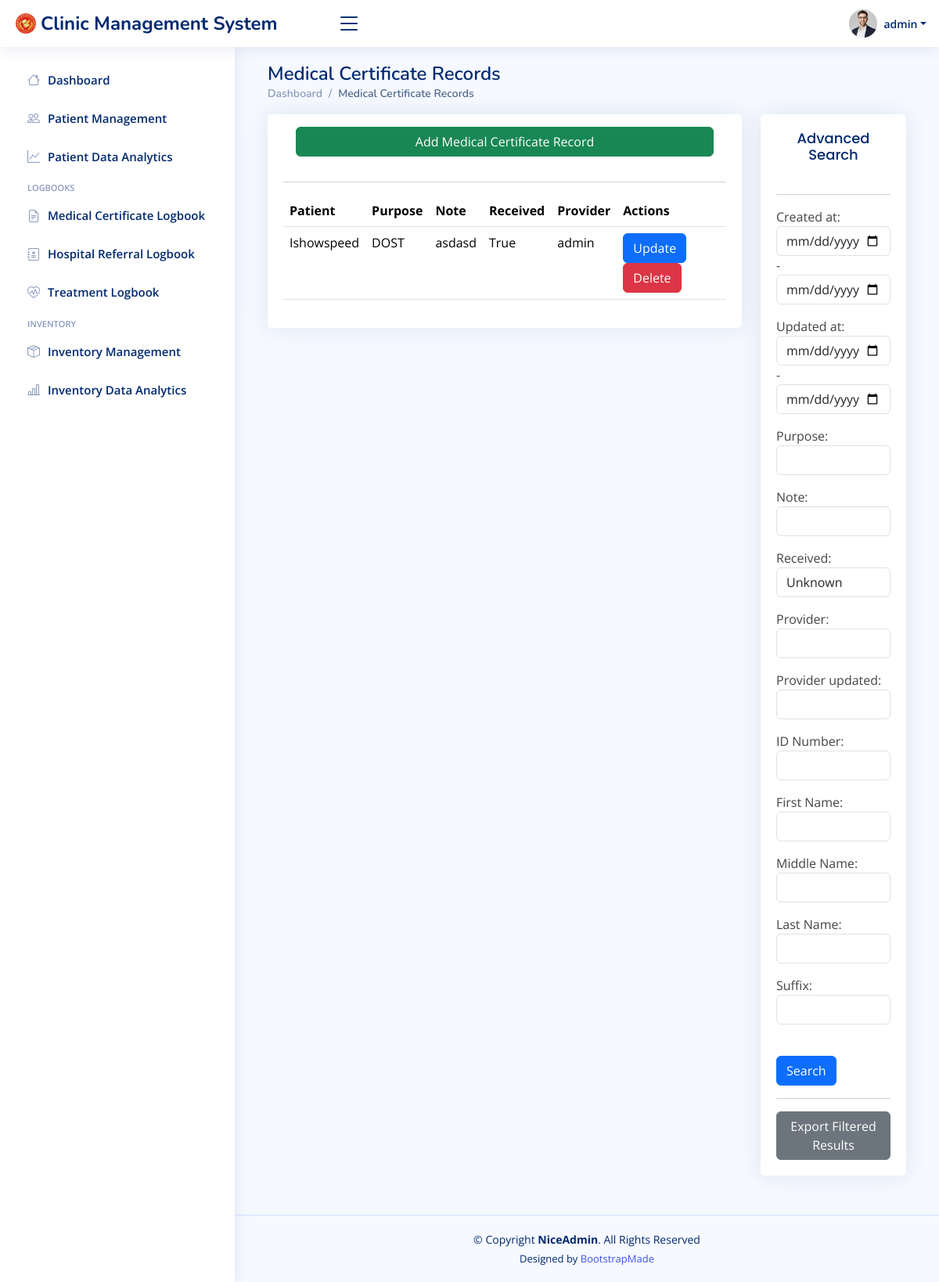
/medcertdata/ (signed in), run on an earlier commit of the app's database.
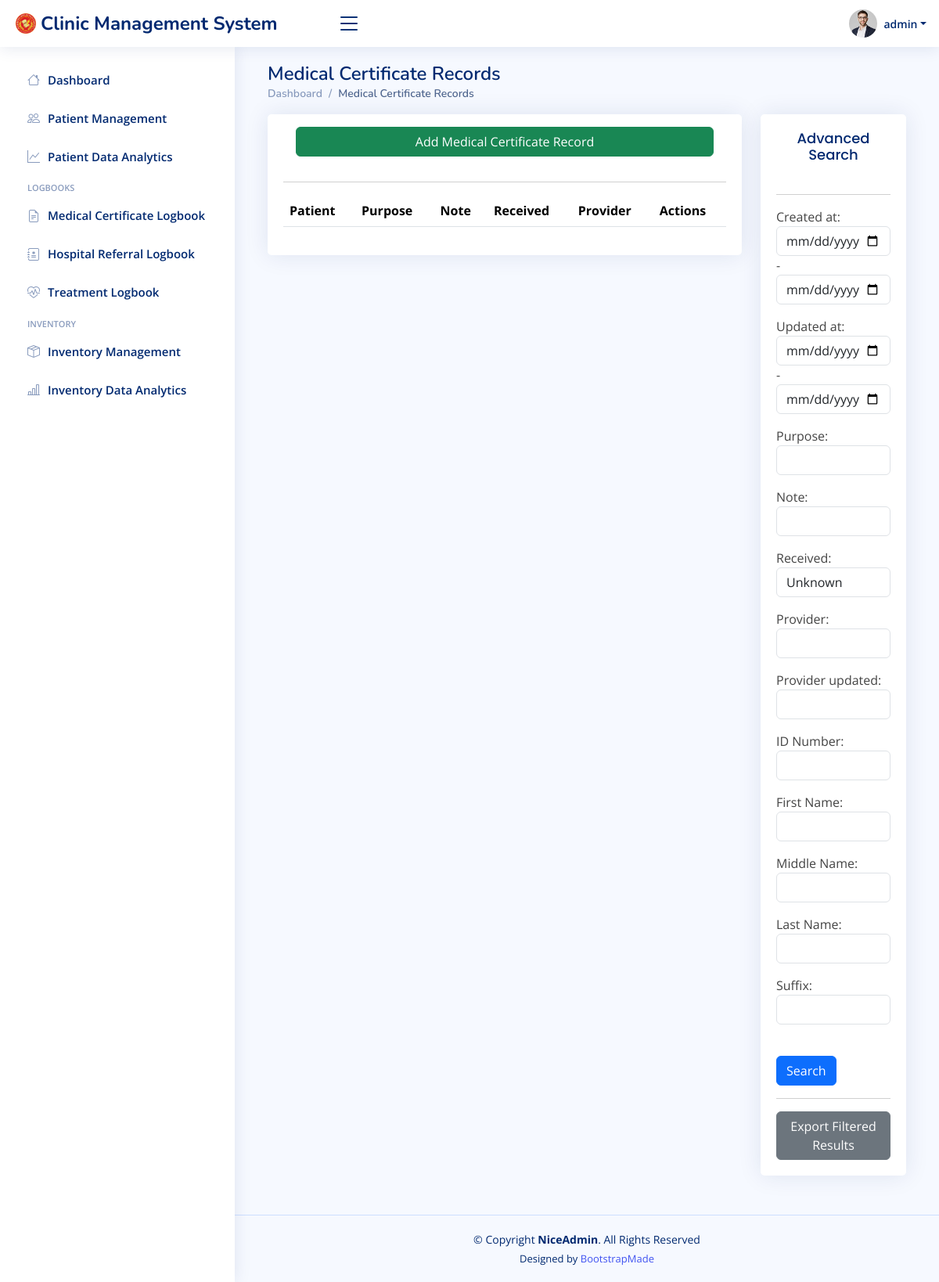
And on a later commit of the database.
### cms/models.py (models this page shows, shortened)
class Medicalcertificate_logbook(models.Model):
    created_at = models.DateTimeField(auto_now_add=True)
    updated_at = models.DateTimeField(auto_now=True)
    unique_number = models.CharField(max_length=100)
    purpose = models.CharField(max_length=100)
    note = models.CharField(max_length=1000, null=True, blank=True)
    received = models.BooleanField()
    provider = models.CharField(max_length=100, blank=True)
    provider_updated = models.CharField(max_length=100, blank=True)

### cms/views.py (the view)
# urls.py: path('medcertdata/', views.medcertdata_view, name="Medcert Data"),
@login_required(login_url="Login")
def medcertdata_view(request):
    myFilter = MedcertFilter(request.GET, queryset=Medicalcertificate_logbook.objects.all().order_by('-id'))
    records = myFilter.qs
    context = {'records':records, 'myFilter':myFilter}
    return render(request, 'cms/medcert-data.html', context)

### cms/templates/cms/medcert-data.html (shortened to what this page needs)
{% extends "cms/base.html" %}
{% block content %}
<div class="container">
    <div class="pagetitle">
        <h1>Medical Certificate Records</h1>
        <nav>
            <ol class="breadcrumb">
              <li class="breadcrumb-item"><a href="{% url 'Dashboard'%}">Dashboard</a></li>
              <li class="breadcrumb-item active">Medical Certificate Records</li>
            </ol>
          </nav>
    </div>
    <div class="row">
        <div class="col-lg-9">
            <div class="card card-body">
                <a class="btn btn-success m-3 btn-block" href= {% url "Medcert Add" %}>
                    Add Medical Certificate Record
                <hr>
                <div class="table-responsive">
                    <table class="table datatable">
                        <thead>
                            <tr>
                                <th>Patient</th>
                                <th>Purpose</th>
                                <th>Note</th>
                                <th>Received</th>
                                <th>Provider</th>
                                <th>Actions</th>
                            </tr>
                        </thead>
                        <tbody>
                            {% for Medicalcertificate_logbook in records %}
                            <tr>
                                <td>{{Medicalcertificate_logbook.unique_number}}</td>
                                <td>{{Medicalcertificate_logbook.purpose}}</td>
                                <td>{{Medicalcertificate_logbook.note}}</td>
                                <td>{{Medicalcertificate_logbook.received}}</td>
                                <td>{{Medicalcertificate_logbook.provider}}</td>
                                <td>
                                    <a href="{% url "Medcert Update" Medicalcertificate_logbook.id %}"><button class="btn btn-primary" type="button">Update</button></a>
                                    <a href="{% url "Medcert Delete" Medicalcertificate_logbook.id %}"><button class="btn btn-danger" type="button">Delete</button></a>
                                </td>
                            </tr>
                            {% endfor %}
                        </tbody>
                    </table>
                </div>
            </div>
        </div>
        <div class="col-lg-3">
            <div class="card card-body">
                <h2 class="card-title text-center">Advanced Search</h2>
                <hr>
                <div class="form-group">
                    <form method="GET">
                        {{myFilter.form.as_p}}
                        <br>
                        <input class="btn btn-primary btn-block" type="submit" value="Search">
                    </form>
                    <hr>
                    <form method="get" action="{% url 'Medcert Export' %}">
                        <button type="submit" class="btn btn-secondary">Export Filtered Results</button>
                    </form>
                </div>
            </div>
        </div>
    </div>
</div>
{% endblock content %}

What changed in the data, as far as the page shows it:
removed Medicalcertificate_logbook: unique_number "Ishowspeed", purpose "DOST", note "asdasd", received "True", provider "admin"
